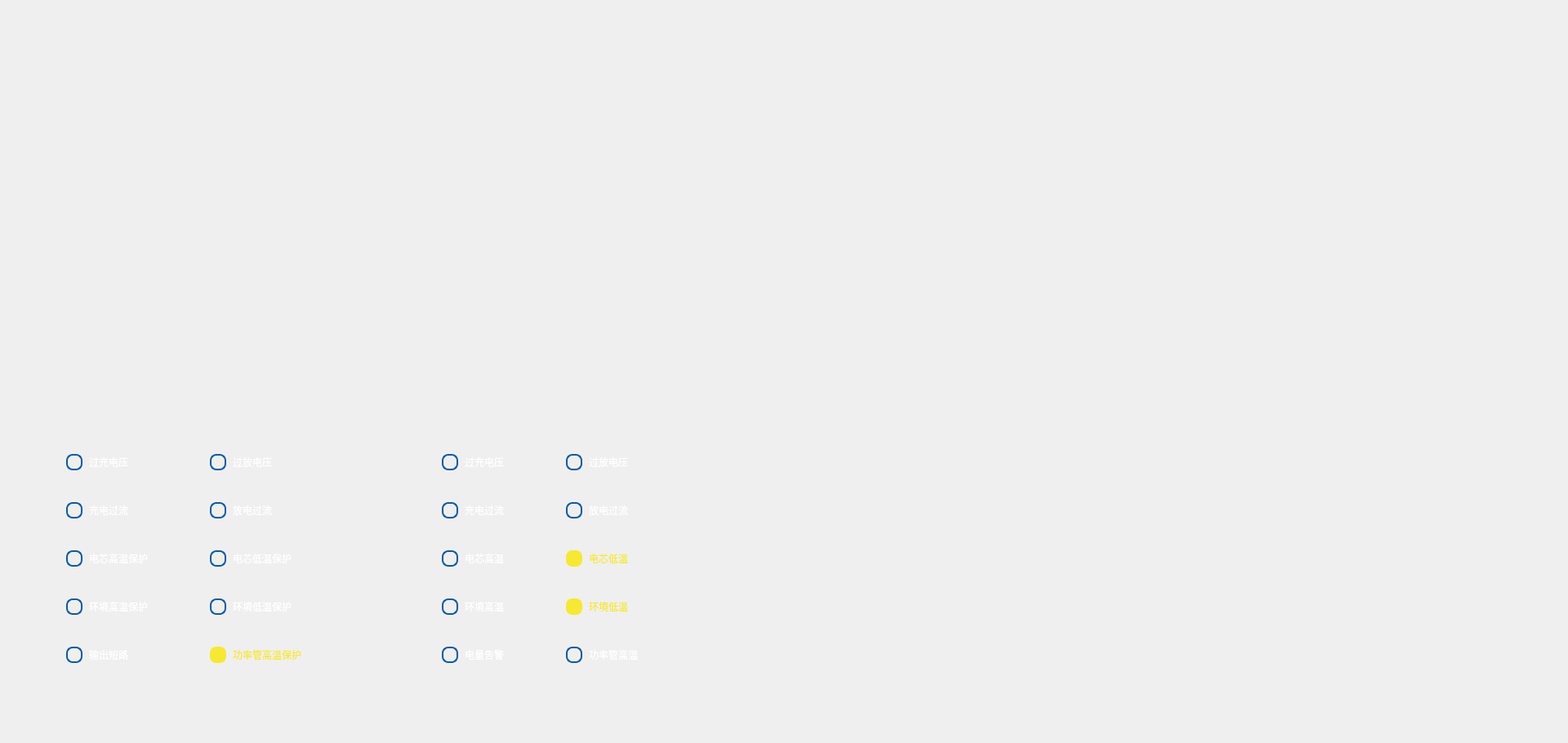
<?xml version="1.0" encoding="UTF-8"?>
<ui version="4.0">
 <class>BMS1InfoShowForm</class>
 <widget class="QWidget" name="BMS1InfoShowForm">
  <property name="geometry">
   <rect>
    <x>0</x>
    <y>0</y>
    <width>1920</width>
    <height>910</height>
   </rect>
  </property>
  <property name="windowTitle">
   <string>Form</string>
  </property>
  <property name="styleSheet">
   <string notr="true">QWidget #BMS1InfoShowForm{
	background-color: qlineargradient(spread:reflect, x1:0, y1:0.46, x2:1, y2:0.483, stop:0 rgba(7, 13, 40, 255), stop:0.497207 rgba(13, 30, 87, 255), stop:1 rgba(7, 13, 40, 255));
}

Line{
	background-color: rgb(29, 63, 114);
}
#widget_templine{
	border-image: url(:/image/详情_实时温度曲线.png);
}
#widget_voltageline{
	border-image: url(:/image/详情_实时电压曲线.png);
}
#widget_protection{	
	border-image: url(:/image/详情_保护状态.png);
}
#widget_alarm{
	border-image: url(:/image/详情_保护失效状态故障报警.png);
}
QRadioButton {
   color: white;
    spacing: 8px;
	font: 11pt &quot;Microsoft YaHei UI&quot;;
}
QRadioButton:checked {
   color:#f6e92f;
}
QRadioButton::indicator {
     width: 16px;
      height: 16px;
      border-radius: 8px;
}

QRadioButton::indicator:unchecked {
      border: 2px solid #0a5aa5;
}

QRadioButton::indicator:checked {
     border: 2px solid #f6e92f;
     background-color: #f6e92f;  
}
</string>
  </property>
  <widget class="BatteryDetailMainForm" name="left_top_widget" native="true">
   <property name="geometry">
    <rect>
     <x>20</x>
     <y>0</y>
     <width>911</width>
     <height>421</height>
    </rect>
   </property>
  </widget>
  <widget class="QWidget" name="widget_templine" native="true">
   <property name="geometry">
    <rect>
     <x>960</x>
     <y>0</y>
     <width>911</width>
     <height>431</height>
    </rect>
   </property>
  </widget>
  <widget class="QWidget" name="widget_voltageline" native="true">
   <property name="geometry">
    <rect>
     <x>960</x>
     <y>450</y>
     <width>921</width>
     <height>431</height>
    </rect>
   </property>
  </widget>
  <widget class="QWidget" name="widget_protection" native="true">
   <property name="geometry">
    <rect>
     <x>30</x>
     <y>460</y>
     <width>431</width>
     <height>421</height>
    </rect>
   </property>
   <layout class="QFormLayout" name="formLayout">
    <property name="horizontalSpacing">
     <number>75</number>
    </property>
    <property name="verticalSpacing">
     <number>39</number>
    </property>
    <property name="leftMargin">
     <number>51</number>
    </property>
    <property name="topMargin">
     <number>96</number>
    </property>
    <item row="0" column="0">
     <widget class="QRadioButton" name="radioButton_OverchargeVoltage_p">
      <property name="text">
       <string>过充电压</string>
      </property>
      <property name="checkable">
       <bool>true</bool>
      </property>
      <property name="checked">
       <bool>false</bool>
      </property>
      <property name="autoExclusive">
       <bool>false</bool>
      </property>
     </widget>
    </item>
    <item row="0" column="1">
     <widget class="QRadioButton" name="radioButton_OverdischargeVoltage_p">
      <property name="text">
       <string>过放电压</string>
      </property>
      <property name="checkable">
       <bool>true</bool>
      </property>
      <property name="checked">
       <bool>false</bool>
      </property>
      <property name="autoExclusive">
       <bool>false</bool>
      </property>
     </widget>
    </item>
    <item row="1" column="0">
     <widget class="QRadioButton" name="radioButton_ChargingOvercurrent_p">
      <property name="text">
       <string>充电过流</string>
      </property>
      <property name="checkable">
       <bool>true</bool>
      </property>
      <property name="checked">
       <bool>false</bool>
      </property>
      <property name="autoExclusive">
       <bool>false</bool>
      </property>
     </widget>
    </item>
    <item row="1" column="1">
     <widget class="QRadioButton" name="radioButton_DischargingOvercurrent_p">
      <property name="text">
       <string>放电过流</string>
      </property>
      <property name="checkable">
       <bool>true</bool>
      </property>
      <property name="checked">
       <bool>false</bool>
      </property>
      <property name="autoExclusive">
       <bool>false</bool>
      </property>
     </widget>
    </item>
    <item row="2" column="0">
     <widget class="QRadioButton" name="radioButton_CellHighTemp_p">
      <property name="text">
       <string>电芯高温保护</string>
      </property>
      <property name="checkable">
       <bool>true</bool>
      </property>
      <property name="checked">
       <bool>false</bool>
      </property>
      <property name="autoExclusive">
       <bool>false</bool>
      </property>
     </widget>
    </item>
    <item row="2" column="1">
     <widget class="QRadioButton" name="radioButton_CellLowTemp_p">
      <property name="text">
       <string>电芯低温保护</string>
      </property>
      <property name="checkable">
       <bool>true</bool>
      </property>
      <property name="checked">
       <bool>false</bool>
      </property>
      <property name="autoExclusive">
       <bool>false</bool>
      </property>
     </widget>
    </item>
    <item row="3" column="0">
     <widget class="QRadioButton" name="radioButton_EnvHighTemp_p">
      <property name="text">
       <string>环境高温保护</string>
      </property>
      <property name="checkable">
       <bool>true</bool>
      </property>
      <property name="checked">
       <bool>false</bool>
      </property>
      <property name="autoExclusive">
       <bool>false</bool>
      </property>
     </widget>
    </item>
    <item row="3" column="1">
     <widget class="QRadioButton" name="radioButton_EnvLowTemp_p">
      <property name="text">
       <string>环境低温保护</string>
      </property>
      <property name="checkable">
       <bool>true</bool>
      </property>
      <property name="checked">
       <bool>false</bool>
      </property>
      <property name="autoExclusive">
       <bool>false</bool>
      </property>
     </widget>
    </item>
    <item row="4" column="0">
     <widget class="QRadioButton" name="radioButton_OutputShortCircuit_p">
      <property name="text">
       <string>输出短路</string>
      </property>
      <property name="checkable">
       <bool>true</bool>
      </property>
      <property name="checked">
       <bool>false</bool>
      </property>
      <property name="autoExclusive">
       <bool>false</bool>
      </property>
     </widget>
    </item>
    <item row="4" column="1">
     <widget class="QRadioButton" name="radioButton_PowerTubeHighTemp_p">
      <property name="text">
       <string>功率管高温保护</string>
      </property>
      <property name="checkable">
       <bool>true</bool>
      </property>
      <property name="checked">
       <bool>true</bool>
      </property>
      <property name="autoExclusive">
       <bool>false</bool>
      </property>
     </widget>
    </item>
   </layout>
  </widget>
  <widget class="QWidget" name="widget_alarm" native="true">
   <property name="geometry">
    <rect>
     <x>490</x>
     <y>460</y>
     <width>431</width>
     <height>421</height>
    </rect>
   </property>
   <layout class="QFormLayout" name="formLayout_2">
    <property name="horizontalSpacing">
     <number>75</number>
    </property>
    <property name="verticalSpacing">
     <number>39</number>
    </property>
    <property name="leftMargin">
     <number>51</number>
    </property>
    <property name="topMargin">
     <number>96</number>
    </property>
    <item row="0" column="0">
     <widget class="QRadioButton" name="radioButton_OverchargeVoltage">
      <property name="text">
       <string>过充电压</string>
      </property>
      <property name="checkable">
       <bool>true</bool>
      </property>
      <property name="checked">
       <bool>false</bool>
      </property>
      <property name="autoExclusive">
       <bool>false</bool>
      </property>
     </widget>
    </item>
    <item row="0" column="1">
     <widget class="QRadioButton" name="radioButton_OverdischargeVoltage">
      <property name="text">
       <string>过放电压</string>
      </property>
      <property name="checkable">
       <bool>true</bool>
      </property>
      <property name="checked">
       <bool>false</bool>
      </property>
      <property name="autoExclusive">
       <bool>false</bool>
      </property>
     </widget>
    </item>
    <item row="1" column="0">
     <widget class="QRadioButton" name="radioButton_ChargingOvercurrent">
      <property name="text">
       <string>充电过流</string>
      </property>
      <property name="checkable">
       <bool>true</bool>
      </property>
      <property name="checked">
       <bool>false</bool>
      </property>
      <property name="autoExclusive">
       <bool>false</bool>
      </property>
     </widget>
    </item>
    <item row="1" column="1">
     <widget class="QRadioButton" name="radioButton_DischargingOvercurrent">
      <property name="text">
       <string>放电过流</string>
      </property>
      <property name="checkable">
       <bool>true</bool>
      </property>
      <property name="checked">
       <bool>false</bool>
      </property>
      <property name="autoExclusive">
       <bool>false</bool>
      </property>
     </widget>
    </item>
    <item row="2" column="0">
     <widget class="QRadioButton" name="radioButton_CellHighTemp">
      <property name="text">
       <string>电芯高温</string>
      </property>
      <property name="checkable">
       <bool>true</bool>
      </property>
      <property name="checked">
       <bool>false</bool>
      </property>
      <property name="autoExclusive">
       <bool>false</bool>
      </property>
     </widget>
    </item>
    <item row="2" column="1">
     <widget class="QRadioButton" name="radioButton_CellLowTemp">
      <property name="text">
       <string>电芯低温</string>
      </property>
      <property name="checkable">
       <bool>true</bool>
      </property>
      <property name="checked">
       <bool>true</bool>
      </property>
      <property name="autoExclusive">
       <bool>false</bool>
      </property>
     </widget>
    </item>
    <item row="3" column="0">
     <widget class="QRadioButton" name="radioButton_EnvHighTemp">
      <property name="text">
       <string>环境高温</string>
      </property>
      <property name="checkable">
       <bool>true</bool>
      </property>
      <property name="checked">
       <bool>false</bool>
      </property>
      <property name="autoExclusive">
       <bool>false</bool>
      </property>
     </widget>
    </item>
    <item row="3" column="1">
     <widget class="QRadioButton" name="radioButton_EnvLowTemp">
      <property name="text">
       <string>环境低温</string>
      </property>
      <property name="checkable">
       <bool>true</bool>
      </property>
      <property name="checked">
       <bool>true</bool>
      </property>
      <property name="autoExclusive">
       <bool>false</bool>
      </property>
     </widget>
    </item>
    <item row="4" column="0">
     <widget class="QRadioButton" name="radioButton_BatteryLevel">
      <property name="text">
       <string>电量告警</string>
      </property>
      <property name="checkable">
       <bool>true</bool>
      </property>
      <property name="checked">
       <bool>false</bool>
      </property>
      <property name="autoExclusive">
       <bool>false</bool>
      </property>
     </widget>
    </item>
    <item row="4" column="1">
     <widget class="QRadioButton" name="radioButton_PowerTubeHighTemp">
      <property name="text">
       <string>功率管高温</string>
      </property>
      <property name="checkable">
       <bool>true</bool>
      </property>
      <property name="checked">
       <bool>false</bool>
      </property>
      <property name="autoExclusive">
       <bool>false</bool>
      </property>
     </widget>
    </item>
   </layout>
  </widget>
 </widget>
 <customwidgets>
  <customwidget>
   <class>BatteryDetailMainForm</class>
   <extends>QWidget</extends>
   <header>batterydetailmainform.h</header>
   <container>1</container>
  </customwidget>
 </customwidgets>
 <resources/>
 <connections/>
</ui>
